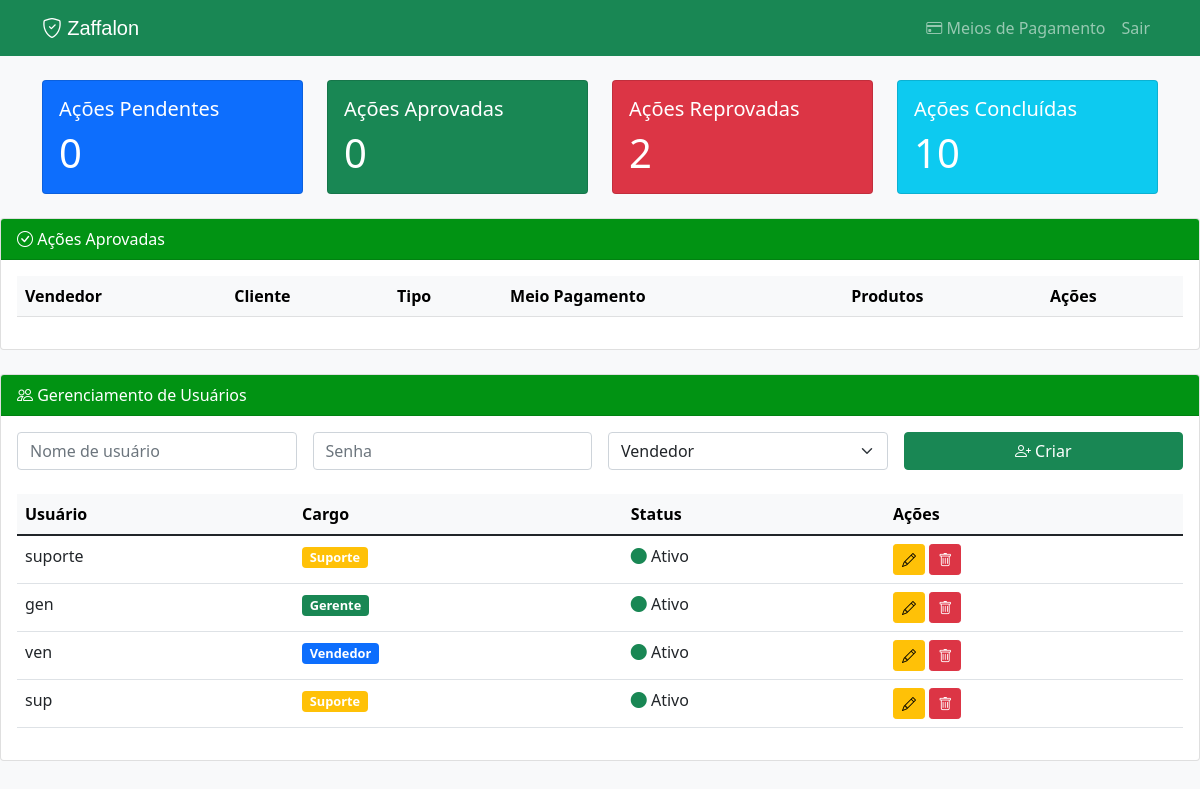
Page /suporte (signed in) on the committed database.
### app.py (models this page shows)
class User(UserMixin, db.Model):
    id = db.Column(db.Integer, primary_key=True)
    username = db.Column(db.String(50), unique=True)
    password = db.Column(db.String(100))
    role = db.Column(db.String(20))  # 'vendedor', 'gerente', 'suporte'

### app.py (the view)
@app.route('/suporte')
@login_required
def dashboard_suporte():
    if current_user.role != 'suporte':
        return redirect(url_for('dashboard'))
    acoes = Acao.query.all()  # Passa todas as ações, como no dashboard do gerente
    usuarios = User.query.all()
    return render_template('suporte.html', acoes=acoes, usuarios=usuarios)

### app.py (called while the page is built)
@login_manager.user_loader
def load_user(user_id):
    return User.query.get(int(user_id))

### templates/suporte.html (shortened to what this page needs)
<!DOCTYPE html>
<html lang="pt-br">
<head>
    <link href="https://cdn.jsdelivr.net/npm/bootstrap@5.1.3/dist/css/bootstrap.min.css" rel="stylesheet">
    <link href="https://cdn.jsdelivr.net/npm/bootstrap-icons@1.8.1/font/bootstrap-icons.css" rel="stylesheet">
</head>
<body class="bg-light">
    <nav class="navbar navbar-expand-lg navbar-dark bg-success">
        <div class="container">
            <a class="navbar-brand" href="/">
                <i class="bi bi-shield-check"></i>
                <span style="font-family: 'Poppins', sans-serif;">Zaffalon</span>
            </a>
            <div class="navbar-nav ms-auto">
                <a class="nav-link" href="/meios_pagamento">
                    <i class="bi bi-credit-card"></i> Meios de Pagamento
                </a>
                <a class="nav-link" href="/logout">Sair</a>
            </div>
        </div>
    </nav>
    <div class="container mt-4">
        <div class="row mb-4">
            <div class="col-md-3">
                <div class="card text-white bg-primary">
                    <div class="card-body">
                        <h5 class="card-title">Ações Pendentes</h5>
                        <p class="card-text display-6">{{ acoes|selectattr('status', 'equalto', 'pendente')|list|length }}</p>
                    </div>
                </div>
            </div>
            <div class="col-md-3">
                <div class="card text-white bg-success">
                    <div class="card-body">
                        <h5 class="card-title">Ações Aprovadas</h5>
                        <p class="card-text display-6">{{ acoes|selectattr('status', 'equalto', 'aprovado')|list|length }}</p>
                    </div>
                </div>
            </div>
            <div class="col-md-3">
                <div class="card text-white bg-danger">
                    <div class="card-body">
                        <h5 class="card-title">Ações Reprovadas</h5>
                        <p class="card-text display-6">{{ acoes|selectattr('status', 'equalto', 'reprovado')|list|length }}</p>
                    </div>
                </div>
            </div>
            <div class="col-md-3">
                <div class="card text-white bg-info">
                    <div class="card-body">
                        <h5 class="card-title">Ações Concluídas</h5>
                        <p class="card-text display-6">{{ acoes|selectattr('status', 'equalto', 'concluido')|list|length }}</p>
                    </div>
                </div>
            </div>
        </div>
    </div>
<div class="card mb-4">
    <div class="card-header card-header-custom">
        <i class="bi bi-check-circle"></i> Ações Aprovadas
    </div>
    <div class="card-body">
        <div class="table-responsive">
            <table class="table table-hover">
                <thead class="table-light">
                    <tr>
                        <th>Vendedor</th>
                        <th>Cliente</th>
                        <th>Tipo</th>
                        <th>Meio Pagamento</th>
                        <th>Produtos</th>
                        <th>Ações</th>
                    </tr>
                </thead>
            </table>
        </div>
    </div>
</div>
        <div class="card">
            <div class="card-header card-header-custom">
                <i class="bi bi-people"></i> Gerenciamento de Usuários
            </div>
            <div class="card-body">
                <form method="POST" action="/criar_usuario" class="mb-4">
                    <div class="row g-3 align-items-center">
                        <div class="col-md-3">
                            <input type="text" class="form-control" name="username"
                                   placeholder="Nome de usuário" required>
                        </div>
                        <div class="col-md-3">
                            <input type="password" class="form-control" name="password"
                                   placeholder="Senha" required>
                        </div>
                        <div class="col-md-3">
                            <select class="form-select" name="role" required>
                                <option value="vendedor">Vendedor</option>
                            </select>
                        </div>
                        <div class="col-md-3">
                            <button type="submit" class="btn btn-success w-100">
                                <i class="bi bi-person-plus"></i> Criar
                            </button>
                        </div>
                    </div>
                </form>
                <div class="table-responsive">
                    <table class="table table-hover">
                        <thead class="table-light">
                            <tr>
                                <th>Usuário</th>
                                <th>Cargo</th>
                                <th>Status</th>
                                <th>Ações</th>
                            </tr>
                        </thead>
                        <tbody>
                            {% for usuario in usuarios %}
                            <tr>
                                <td>{{ usuario.username }}</td>
                                <td>
                                    <span class="badge user-role-badge bg-{{
                                        'primary' if usuario.role == 'vendedor'
                                        else 'success' if usuario.role == 'gerente'
                                        else 'warning' }}">
                                        {{ usuario.role|capitalize }}
                                    </span>
                                </td>
                                <td>
                                    <i class="bi bi-circle-fill text-success"></i> Ativo
                                </td>
                                <td>
                                    <a href="/editar_usuario/{{ usuario.id }}" class="btn btn-warning btn-sm">
                                        <i class="bi bi-pencil"></i>
                                    </a>
                                    <a href="/excluir_usuario/{{ usuario.id }}"
                                       class="btn btn-danger btn-sm"
                                       onclick="return confirm('Tem certeza que deseja excluir este usuário?')">
                                        <i class="bi bi-trash"></i>
                                    </a>
                                </td>
                            </tr>
                            {% endfor %}
                        </tbody>
                    </table>
                </div>
            </div>
        </div>
</body>
</html>

### templates/suporte.html (style rules this page uses)
.card-header-custom { background-color: #019313; color: white; }
.user-role-badge { font-size: 0.8em; padding: 0.35em 0.6em; }

### rows in the picture
User: username "suporte", role "Suporte"
User: username "gen", role "Gerente"
User: username "ven", role "Vendedor"
User: username "sup", role "Suporte"

### other values in the picture
{{ acoes|selectattr('status', 'equalto', 'pendente')|list|length }} "0"
{{ acoes|selectattr('status', 'equalto', 'aprovado')|list|length }} "0"
{{ acoes|selectattr('status', 'equalto', 'reprovado')|list|length }} "2"
{{ acoes|selectattr('status', 'equalto', 'concluido')|list|length }} "10"
